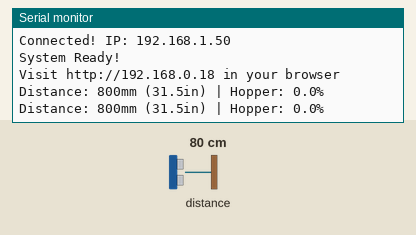
The sketch below on a simulated ESP32. Shown: the last lines printed to the serial monitor. Inputs (shaded band) come from the test bench; at power-on: distance to the obstacle 80 cm. WiFi joins after 1.5 s; servers stay silent unless stated.

Above: at 3.7 s.
3.8 s: distance to the obstacle set to 2 cm
At 5.1 s:
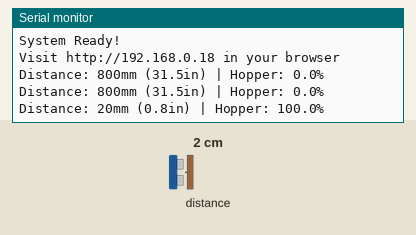
5.3 s: distance to the obstacle set to 4 cm
At 6.2 s:
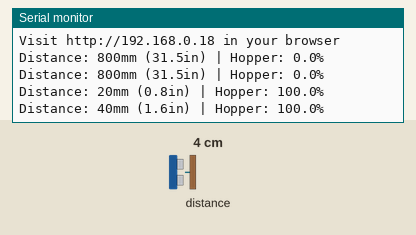
Timing chart, 0 to 8.3 s (numbered marks = the images above; inputs shaded):
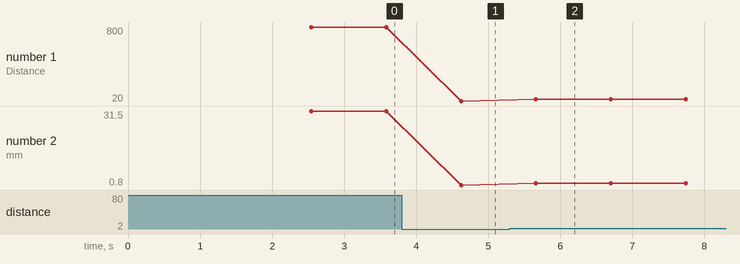

The sketch:

Solar_Laser_Range_Finder_Code.ino
```cpp
#include <WiFi.h>
#include <WebServer.h>
#include <Wire.h>
#include <VL53L0X.h>

// WiFi credentials
const char *ssid = "ARRIS-EEF5";
const char *password = "5G5344102059";

// Create instances
WebServer server(80);
VL53L0X sensor;

// Variables to store readings
int distance = 0;
float percentFull = 0;

// Hopper configuration (in millimeters)
const float FULL_LEVEL_MM = 76.2;    // 3 inches in mm
const float EMPTY_LEVEL_MM = 304.8;  // 12 inches in mm
const float HOPPER_RANGE_MM = EMPTY_LEVEL_MM - FULL_LEVEL_MM;

void setup() {
  Serial.begin(115200);
  delay(1000);

  // Initialize I2C with custom pins
  Wire.begin(A4, A3);  // SDA = A4, SCL = A3

  Serial.println("\n=== Pellet Hopper Monitor ===");

  // Initialize sensor first
  Serial.println("1. Initializing sensor...");
  if (!sensor.init()) {
    Serial.println("Failed to detect and initialize sensor!");
    while (1) { delay(1000); }
  }
  Serial.println("   Sensor initialized successfully!");
  sensor.setTimeout(500);
  sensor.startContinuous();

  // Connect to WiFi
  Serial.printf("2. Connecting to WiFi: %s\n", ssid);
  WiFi.mode(WIFI_STA);
  WiFi.begin(ssid, password);

  while (WiFi.status() != WL_CONNECTED) {
    delay(500);
    Serial.print(".");
  }

  Serial.printf("\nConnected! IP: %s\n", WiFi.localIP().toString().c_str());

  // Setup web server routes
  server.on("/", handleRoot);
  server.on("/data", handleData);
  server.begin();

  Serial.println("\nSystem Ready!");
  Serial.println("Visit http://192.168.0.18 in your browser");
}

void loop() {
  // Read sensor
  distance = sensor.readRangeContinuousMillimeters();

  if (!sensor.timeoutOccurred()) {
    // Calculate fill percentage
    if (distance <= FULL_LEVEL_MM) {
      percentFull = 100.0;
    } else if (distance >= EMPTY_LEVEL_MM) {
      percentFull = 0.0;
    } else {
      percentFull = (1 - (distance - FULL_LEVEL_MM) / HOPPER_RANGE_MM) * 100.0;
    }

    // Print readings every second
    static unsigned long lastPrint = 0;
    if (millis() - lastPrint >= 1000) {
      Serial.printf("Distance: %dmm (%.1fin) | Hopper: %.1f%%\n",
                   distance, distance/25.4, percentFull);
      lastPrint = millis();
    }
  }

  server.handleClient();
  delay(10);
}

void handleRoot() {
  String html = R"(
    <!DOCTYPE html>
    <html>
    <head>
        <title>Pellet Hopper Monitor</title>
        <meta name="viewport" content="width=device-width, initial-scale=1">
        <style>
            body {
                font-family: Arial, sans-serif;
                margin: 20px;
                background: #f0f0f0;
                text-align: center;
            }
            .container {
                max-width: 600px;
                margin: 0 auto;
                background: white;
                padding: 20px;
                border-radius: 10px;
                box-shadow: 0 2px 5px rgba(0,0,0,0.1);
            }
            h1 { color: #333; }
            .readings {
                font-size: 24px;
                margin: 20px 0;
            }
            .hopper {
                width: 200px;
                height: 300px;
                margin: 20px auto;
                border: 3px solid #666;
                border-radius: 10px;
                position: relative;
                background: #f8f8f8;
            }
            .level {
                position: absolute;
                bottom: 0;
                width: 100%;
                background: #8b4513;
                transition: height 0.5s;
                border-radius: 0 0 7px 7px;
            }
            .status {
                font-size: 20px;
                font-weight: bold;
                margin: 10px 0;
            }
            .warning {
                color: #ff4444;
                animation: blink 1s infinite;
            }
            @keyframes blink {
                50% { opacity: 0.5; }
            }
        </style>
    </head>
    <body>
        <div class="container">
            <h1>Pellet Hopper Monitor</h1>
            <div class="hopper">
                <div id="level" class="level" style="height: 0%"></div>
            </div>
            <div class="readings">
                <div>Level: <span id="percent">--</span>%</div>
                <div>Distance: <span id="distance">--</span> inches</div>
            </div>
            <div id="status" class="status"></div>
        </div>
        <script>
            function updateReadings() {
                fetch('/data')
                    .then(response => response.json())
                    .then(data => {
                        document.getElementById('percent').textContent = data.percent.toFixed(1);
                        document.getElementById('distance').textContent = (data.distance / 25.4).toFixed(1);
                        document.getElementById('level').style.height = data.percent + '%';

                        const status = document.getElementById('status');
                        if (data.percent < 20) {
                            status.textContent = 'WARNING: PELLET LEVEL VERY LOW!';
                            status.className = 'status warning';
                        } else if (data.percent < 40) {
                            status.textContent = 'Notice: Pellet level getting low';
                            status.className = 'status';
                        } else {
                            status.textContent = 'Pellet level OK';
                            status.className = 'status';
                        }
                    })
                    .catch(error => console.error('Error:', error));
            }

            // Update every second
            setInterval(updateReadings, 1000);
            updateReadings();  // Initial update
        </script>
    </body>
    </html>
  )";
  server.send(200, "text/html", html);
}

void handleData() {
  String json = "{\"distance\":" + String(distance) +
                ",\"percent\":" + String(percentFull) + "}";
  server.send(200, "application/json", json);
}
```

Measured:
- after the input at 3.8 s, the serial monitor: prints a new line after 0.82 s (image 1)
- after the input at 5.3 s, the serial monitor: prints a new line after 0.36 s (image 2)
- plotted number 1: 800 → 20 after the input at 3.8 s, 20 → 40 after the input at 5.3 s
- plotted number 2: 31.5 → 0.8 after the input at 3.8 s, 0.8 → 1.6 after the input at 5.3 s
